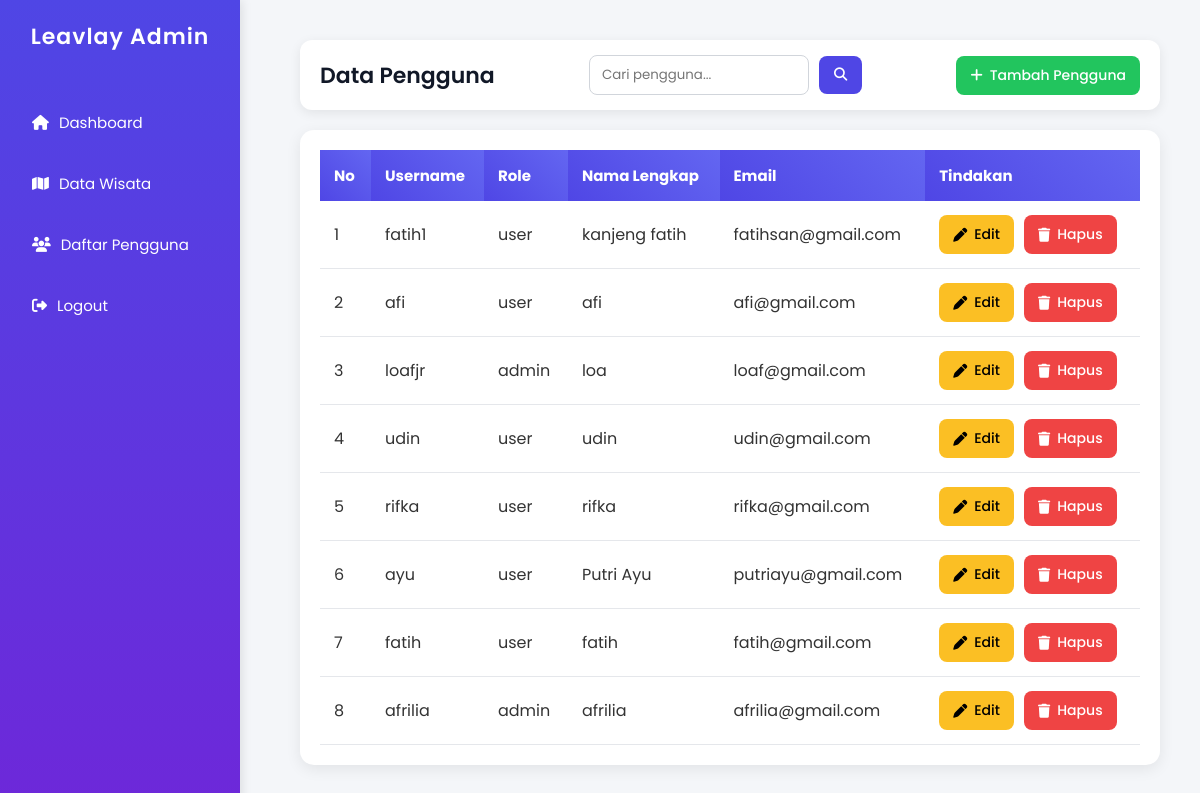
Page /admin/pengguna.php (signed in) on the committed database.
### tables this page shows
CREATE TABLE `users` (
  `id_user` int(11) NOT NULL,
  `username` varchar(100) NOT NULL,
  `role` enum('user','admin') NOT NULL,
  `nama_lengkap` varchar(200) NOT NULL,
  `email` varchar(150) NOT NULL,
  `password` varchar(255) NOT NULL,
  `foto` text NOT NULL
);

### admin/pengguna.php (the view, shortened to what this page needs)
<?php
include "../koneksi/koneksi.php";
$search = isset($_GET['search']) ? mysqli_real_escape_string($koneksi, $_GET['search']) : '';
$query_str = "SELECT * FROM users WHERE 1";
$query_str .= " ORDER BY id_user DESC";
$query = mysqli_query($koneksi, $query_str);
?>
<!DOCTYPE html>
<html lang="id">
<head>
  <link rel="stylesheet" href="https://cdnjs.cloudflare.com/ajax/libs/font-awesome/6.5.0/css/all.min.css">
</head>
<body>
  <?php include "sidebar.php"; ?>
  <main class="content">
    <div class="top-bar">
      <h1>Data Pengguna</h1>
      <form method="GET" class="search-box">
        <input
          type="text"
          name="search"
          placeholder="Cari pengguna..."
          value="<?= htmlspecialchars($search); ?>">
        <button class="btn-search"><i class="fa fa-search"></i></button>
      </form>
      <a href="tamda.php" class="btn btn-add">
        <i class="fa fa-plus"></i> Tambah Pengguna
      </a>
    </div>
    <div class="table-wrapper">
      <table>
        <thead>
          <tr>
            <th>No</th>
            <th>Username</th>
            <th>Role</th>
            <th>Nama Lengkap</th>
            <th>Email</th>
            <th>Tindakan</th>
          </tr>
        </thead>
        <tbody>
          <?php
          $no = 1;
          while ($row = mysqli_fetch_assoc($query)) { ?>
          <tr>
            <td><?= $no++; ?></td>
            <td><?= htmlspecialchars($row['username']); ?></td>
            <td><?= htmlspecialchars($row['role']); ?></td>
            <td><?= htmlspecialchars($row['nama_lengkap']); ?></td>
            <td><?= htmlspecialchars($row['email']); ?></td>
            <td>
              <div class="actions">
                <a href="ditad.php?id_user=<?= $row['id_user']; ?>" class="btn btn-edit">
                  <i class="fa fa-pen"></i> Edit
                </a>
                <a href="hapad.php?id_user=<?= $row['id_user']; ?>" class="btn btn-delete"
                   onclick="return confirm('Yakin ingin menghapus pengguna ini?');">
                  <i class="fa fa-trash"></i> Hapus
                </a>
              </div>
            </td>
          </tr>
          <?php } ?>
        </tbody>
      </table>
    </div>
  </main>
</body>
</html>

### admin/dasces.css (style rules this page uses)
* { margin: 0; padding: 0; box-sizing: border-box; font-family: 'Poppins', sans-serif; }
body { display: flex; background: #f4f6f9; color: #333; min-height: 100vh; }
.content { margin-left: 260px; padding: 40px; flex-grow: 1; display: flex; flex-direction: column; justify-content: space-between; animation: fadeIn 1s ease-in-out; }

### admin/pengguna.php (style rules this page uses)
* { margin: 0; padding: 0; box-sizing: border-box; font-family: "Poppins", sans-serif; }
body { background: #f3f4f6; display: flex; }
.content { padding: 25px; margin-left: 250px; width: calc(100% - 250px); }
.top-bar { display: flex; justify-content: space-between; align-items: center; background: #ffffff; padding: 15px 20px; border-radius: 12px; box-shadow: 0 3px 12px rgba(0,0,0,0.08); margin-bottom: 20px; gap: 10px; }
.top-bar h1 { font-size: 22px; font-weight: 600; color: #111827; }
.search-box { display: flex; gap: 10px; align-items: center; }
.search-box input { padding: 9px 12px; border: 1px solid #d1d5db; border-radius: 8px; width: 220px; outline: none; }
.btn-search { background: #4f46e5; color: white; padding: 9px 15px; border-radius: 8px; cursor: pointer; border: none; font-weight: 500; }
.btn { padding: 9px 14px; border-radius: 8px; text-decoration: none; font-size: 14px; display: inline-flex; align-items: center; gap: 7px; transition: 0.2s; font-weight: 500; cursor: pointer; }
.btn-add { background: #22c55e; color: white; }
.btn-edit { background: #fbbf24; color: #000; }
.btn-delete { background: #ef4444; color: white; }
.table-wrapper { background: white; padding: 20px; border-radius: 14px; box-shadow: 0 4px 15px rgba(0,0,0,0.08); overflow-x: auto; }
table { width: 100%; border-collapse: collapse; min-width: 800px; }
th { padding: 14px; background: linear-gradient(45deg, #4f46e5, #6366f1); color: white; text-align: left; font-size: 15px; }
td { padding: 14px; border-bottom: 1px solid #e5e7eb; }
.actions { display: flex; gap: 10px; }

### rows in the picture
users: username "fatih1", role "user", nama_lengkap "kanjeng fatih", email "fatihsan@gmail.com"
users: username "afi", role "user", nama_lengkap "afi", email "afi@gmail.com"
users: username "loafjr", role "admin", nama_lengkap "loa", email "loaf@gmail.com"
users: username "udin", role "user", nama_lengkap "udin", email "udin@gmail.com"
users: username "rifka", role "user", nama_lengkap "rifka", email "rifka@gmail.com"
users: username "ayu", role "user", nama_lengkap "Putri Ayu", email "putriayu@gmail.com"
users: username "fatih", role "user", nama_lengkap "fatih", email "fatih@gmail.com"
users: username "afrilia", role "admin", nama_lengkap "afrilia", email "afrilia@gmail.com"
